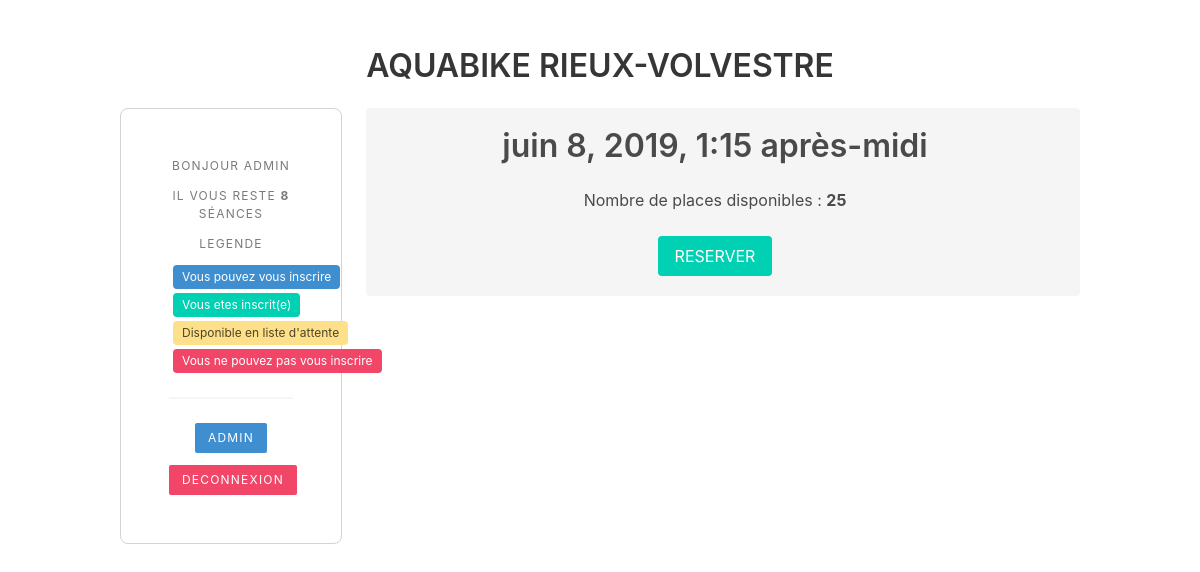
The page /178/reservations (signed in) on the database its author committed.
### reservations/models.py (models this page shows, shortened)
class MyUser(AbstractUser):
    prenom = models.CharField('Prenom', max_length=200)
    nom = models.CharField('Nom', max_length=200)
    credit = models.IntegerField('credits', default=1)
    telephone = models.CharField(max_length=10, blank=True, null=True)
    def get_reservations(self):
        return Reservation.objects.filter(user=self)
    def nb_resa(self):
        count = 0
        reservations = self.get_reservations()
        day = timezone.now()
        for res in reservations:
            if res.creneau.date > day:
                count += 1
        return count

class Creneau(models.Model):
    date = models.DateTimeField('Date du cours')
    reservations = models.IntegerField('Nombre de reservations', default=0)
    reservations_max = models.IntegerField('Nb de reservation max', default=25)
    en_attente = models.IntegerField('En attente', default=0)
    cours = models.ForeignKey(Cours, on_delete=models.CASCADE)
    class Meta:
        verbose_name_plural = "creneaux"
    def get_places_libres(self):
        return self.reservations_max - self.reservations

### reservations/views.py (the view)
# urls.py: path('<int:pk>/reservations', views.ReservationView.as_view(), name="reservations"),
class ReservationView(LoginRequiredMixin, generic.DetailView):
    template_name = "reservations/resa.html"
    model = Creneau

### reservations/templates/reservations/resa.html
{% extends "connected.html" %}
{% block subcontent %}
<div class="notification">
    <h1 class="title">{{ creneau.date }}</h1>
    {% if creneau.get_places_libres == 0 %}
        <p>Cette séance n'a plus de places disponibles. Voulez-vous vous inscrire en liste d'attente ?</p>
        <p>Il y a <b>{{ creneau.get_en_attente }} personnes </b>en liste d'attente</p>
        {% if user.nb_resa >= 4 %}
            <p>Vous avez atteint le nombre de reservations maximum (4)</p>
        {% elif user.credit >= 0 %}
            <br>
            <a href="{% url 'reserver' creneau.id %}" class="button is-primary">S'INSCRIRE EN LISTE D'ATTENTE</a>
        {% else %}
            <p>Vous n'avez plus de credit. Veuillez nous contacter afin de crediter votre compte</p>
        {% endif %}
    {% else %}
        <p>Nombre de places disponibles : <strong>{{ creneau.get_places_libres }}</strong></p>
        {% if user.nb_resa >= 4 %}
            <p>Vous avez atteint le nombre de reservations simultanées maximum (4)</p>
        {% elif user.credit >= 0%}
            <br>
            <a href="{% url 'reserver' creneau.id %}" class="button is-primary">RESERVER</a>
        {% else %}
            <p>Vous n'avez plus de credit. Veuillez nous contacter afin de crediter votre compte</p>
        {% endif %}
    {% endif %}
</div>
{% endblock %}

### reservations/templates/connected.html (shortened to what this page needs)
{% extends "base.html" %}
{% block content %}
<section>
    <div class="container">
        <h1 class="title has-text-centered">AQUABIKE RIEUX-VOLVESTRE</h1>
        <div class="columns has-text-centered">
            <div class="column is-one-quarter">
                <aside class="menu">
                    <p class="menu-label">Bonjour {{ user.username }}</p>
                    <p class="menu-label">Il vous reste <b>{{ user.credit }}</b> séances</p>
                    <p class="menu-label">Legende</p>
                    <ul class="menu-list">
                        <li class="legend-tag"><span class="tag is-info">Vous pouvez vous inscrire</span></li>
                        <li class="legend-tag"><span class="tag is-primary">Vous etes inscrit(e)</span></li>
                        <li class="legend-tag"><span class="tag is-warning">Disponible en liste d'attente</span></li>
                        <li class="legend-tag"><span class="tag is-danger">Vous ne pouvez pas vous inscrire</span></li>
                    </ul>
                    <hr>
                    {% if user.is_superuser %}
                        <p class="menu-label">
                            <a href="/admin/" class="button is-info is-small">ADMIN</a>
                        </p>
                    {% endif %}
                    <p class="menu-label">
                        <a href="{% url 'logout' %}" class="button is-danger is-small">DECONNEXION</a>
                    </p>
                </aside>
            </div>
            <div class="column">
                {% block subcontent %}
                {% endblock %}
            </div>
        </div>
    </div>
</section>
{% endblock %}

### reservations/static/reservations/new_style.css (style rules this page uses)
section { padding: 6vh 2vh; }

### reservations/templates/connected.html (style rules this page uses)
.menu { padding: 3rem; border: 1px solid lightgray; border-radius: .5rem; }
.legend-tag { margin: .5vh; width: 100px; }

### rows shown on the page
MyUser: username "ADMIN", credit "8"
Creneau: date "juin 8, 2019, 1:15 après-midi", get_places_libres "25"
